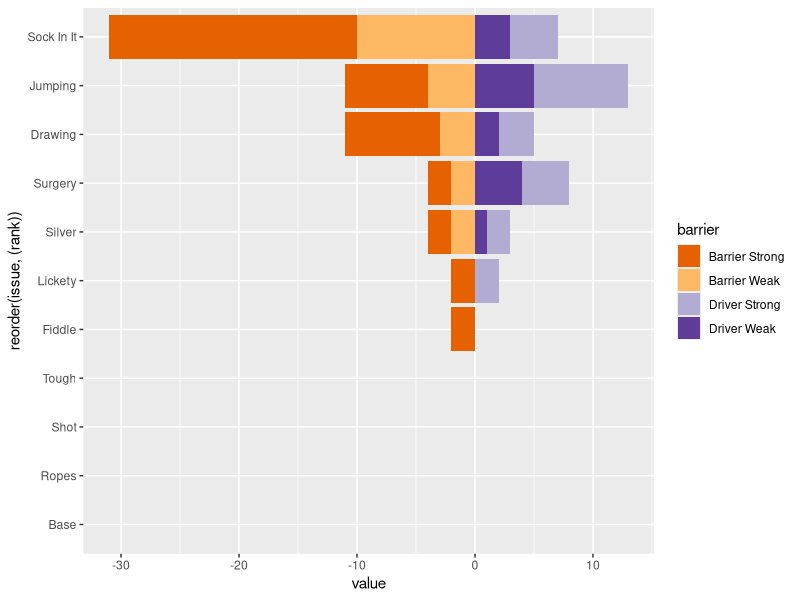
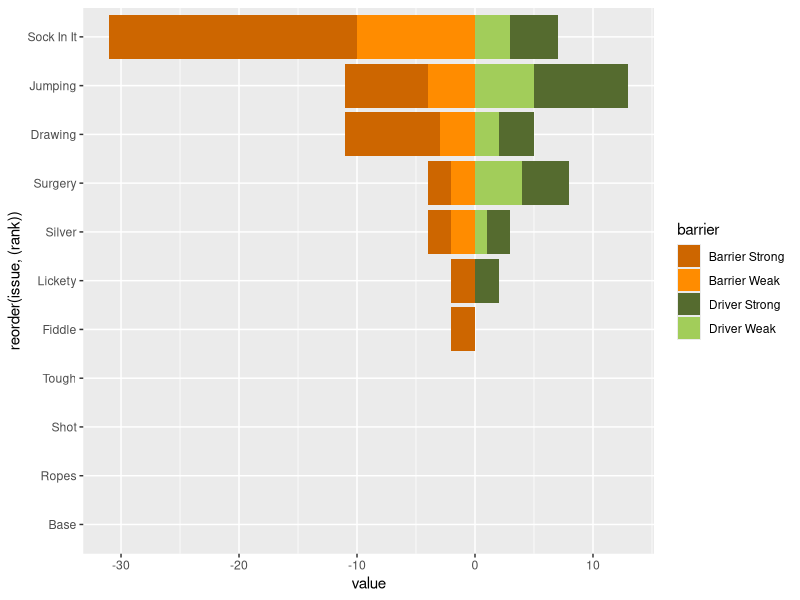

The R script that drew these images, in order:
## ---- chunk 1
library(tidyverse)
library(readxl)
data <- read_excel("dataexample.xlsx")
## ---- chunk 2
d2 <- data %>% gather("barrier", "value", -issue) %>% 
  mutate(barrier = str_replace(barrier, "_", " ")) %>%   # replace underscore with space
  mutate(barrier = str_to_title(barrier))                # Transform to Title Case

d2
## ---- chunk 3
rank <- d2 %>% 
  filter(barrier == "Total") %>% 
  rename(rank = value)

data3 <- left_join(d2, rank, by = c("issue" = "issue")) %>% 
  select(issue, barrier = barrier.x, value, rank) %>% 
  filter(barrier != "Total")

data3
## ---- chunk 4
data3 %>% 
  ggplot(aes(x= reorder(issue, (rank)), y = value, fill = barrier)) +
  geom_col() + 
  scale_fill_brewer(type = "div", palette = "PuOr") +
  coord_flip()
## ---- chunk 5
data3 %>% 
  ggplot(aes(x= reorder(issue, (rank)), y = value, fill = barrier)) +
  geom_col() + 
  scale_fill_manual(values = c("darkorange3", "darkorange", "darkolivegreen", "darkolivegreen3")) +
  coord_flip()
